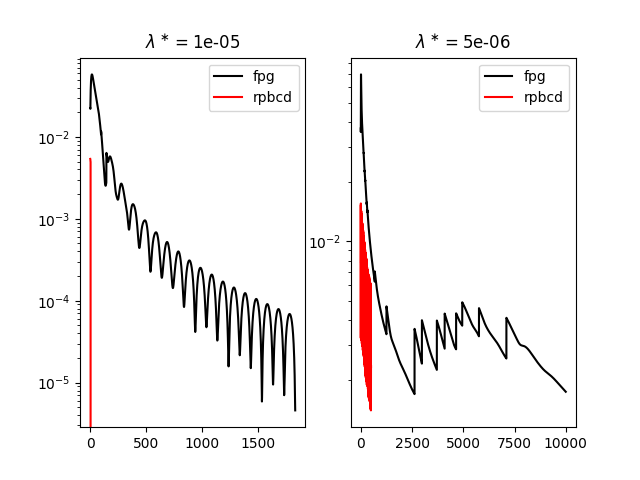

Reproduce this figure in Python.
import matplotlib.pyplot as plt
import numpy as np

with open("zero_fpg.out", 'r') as f:
    data1 = f.read().split('\n')
    alpha = eval(data1[0])
    data1 = eval(data1[1])
with open("zero_rpbcd.out", 'r') as f:
    data2 = f.read().split('\n')
    data2 = eval(data2[1])

plt.figure()

for i in range(2):
    plt.subplot(121+i)
    plt.yscale('log')
    plt.plot(range(len(data1[i])), data1[i], 'k')
    plt.plot(range(len(data2[i])), data2[i], 'r')
    plt.legend(['fpg', 'rpbcd'])
    #plt.xlabel('iteration')
    plt.title(r'$\lambda^\ast = $' + str(alpha[i]))

#plt.show()
plt.savefig('plot2.png')
